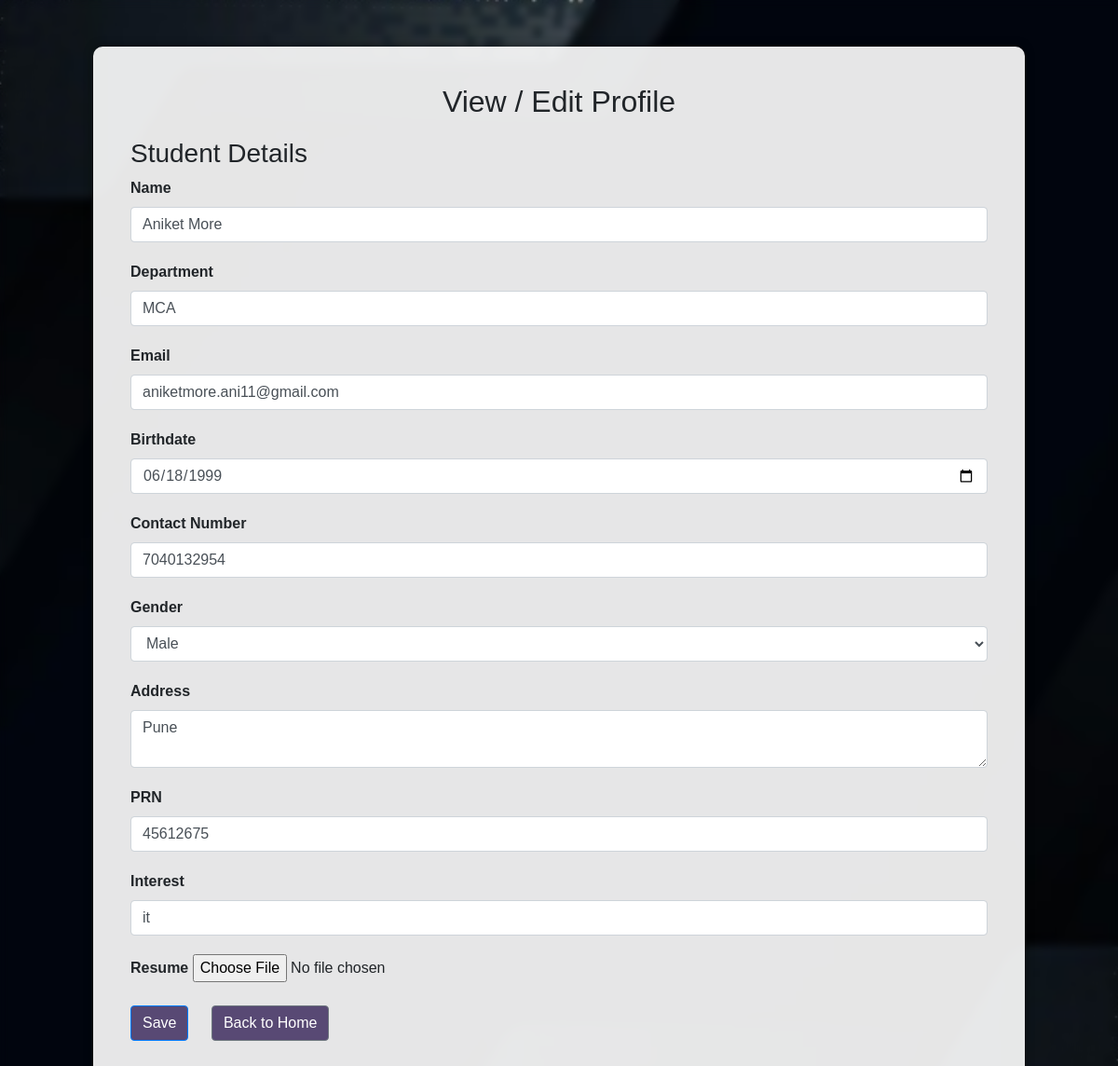
/student/profile (signed in), run on the app's committed database.
### tables this page shows
CREATE TABLE student_list (
    ID INTEGER PRIMARY KEY AUTOINCREMENT,
    username TEXT,
    Name TEXT,
    PRN TEXT,
    Email TEXT,
    password TEXT,
    Contact_Number TEXT,
    Department TEXT,
    Resume TEXT,
    Birthdate TEXT,
    Course TEXT,
    Address TEXT,
    CGPA REAL,
    Gender TEXT,
    Interest TEXT,
    applied_company TEXT, company_date TEXT, academic_year TEXT,
    FOREIGN KEY (applied_company) REFERENCES companies(company_name)
);

### app.py (the view, shortened to what this page needs)
@app.route('/student/profile', methods=['GET', 'POST'])
@login_required
def profile():
    conn = sqlite3.connect('Database/placement_system.db')
    cursor = conn.cursor()
    cursor.execute("SELECT * FROM student_list WHERE Username=?", (current_user.username,))
    user_profile = cursor.fetchone()
    conn.close()
    return render_template('edit_profile.html', user_profile=user_profile)

### app.py (called while the page is built)
@login_manager.user_loader
def load_user(user_id):
    conn = sqlite3.connect('Database/placement_system.db')
    cursor = conn.cursor()
    cursor.execute("SELECT Username FROM users WHERE id=?", (user_id,))
    username = cursor.fetchone()[0]
    conn.close()
    return User(user_id, username)

### templates/edit_profile.html (shortened to what this page needs)
<!DOCTYPE html>
<html lang="en">
<head>
    <link href="https://stackpath.bootstrapcdn.com/bootstrap/4.5.2/css/bootstrap.min.css" rel="stylesheet">
</head>
<body>
<div class="container">
    <div class="row">
        <div class="col-md-12">
            <h2 class="page-title">View / Edit Profile</h2>
            <div class="profile-section">
                <div class="profile-details">
                    <h3>Student Details</h3>
                    <form method="post" action="{{ url_for('profile') }}" onsubmit="return validateForm()">
                        <div class="form-group">
                            <label for="name">Name</label>
                            <input type="text" class="form-control" id="name" name="name" value="{{ user_profile[2] }}">
                        </div>
                        <div class="form-group">
                            <label for="department">Department</label>
                            <input type="text" class="form-control" id="department" name="department" value="{{ user_profile[7] }}">
                        </div>
                        <div class="form-group">
                            <label for="email">Email</label>
                            <input type="email" class="form-control" id="email" name="email" value="{{ user_profile[4] }}" required>
                        </div>
                        <div class="form-group">
                            <label for="birthdate">Birthdate</label>
                            <input type="date" class="form-control" id="birthdate" name="birthdate" value="{{ user_profile[9] }}">
                        </div>
                        <div class="form-group">
                            <label for="contact">Contact Number</label>
                            <input type="text" class="form-control" id="contact" name="contact" value="{{ user_profile[6] }}" required>
                        </div>
                        <div class="form-group">
                            <label for="gender">Gender</label>
                            <select class="form-control" id="gender" name="gender">
                                <option {{ 'selected' if user_profile[6] == 'Male' else '' }}>Male</option>
                            </select>
                        </div>
                        <div class="form-group">
                            <label for="address">Address</label>
                            <textarea class="form-control" id="address" name="address">{{ user_profile[11] }}</textarea>
                        </div>
                        <div class="form-group">
                            <label for="prn">PRN</label>
                            <input type="text" class="form-control" id="prn" name="prn" value="{{ user_profile[3] }}">
                        </div>
                        <div class="form-group">
                            <label for="interest">Interest</label>
                            <input type="text" class="form-control" id="interest" name="interest" value="{{ user_profile[14] }}">
                        </div>
                        <div class="form-group">
                            <label for="resume">Resume</label>
                            <input type="file" accept=".pdf" id="resume" name="resume">
                        </div>
                        <button type="submit" class="btn btn-primary btn-save">Save</button>
                        <a href="{{ url_for('student_dashboard') }}" class="btn btn-secondary">Back to Home</a>
                    </form>
                </div>
            </div>
        </div>
    </div>
</div>
</body>
</html>

### templates/edit_profile.html (style rules this page uses)
body { font-family: Arial, sans-serif; margin: 0; padding: 0; background-image: url('../static/photo.jpg'); background-size: cover; background-position: center; background-attachment: fixed; position: relative; }
body::before { content: ''; position: fixed; top: 0; left: 0; width: 100%; height: 100%; background-image: url('../static/photo.jpg'); background-size: cover; background-position: center; filter: blur(5px); z-index: -1; }
.container { width: 100%; max-width: 1000px; margin: 50px auto; background-color: rgba(255, 255, 255, 0.9); border-radius: 10px; box-shadow: 0px 0px 10px 0px rgba(0,0,0,0.5); padding: 40px; box-sizing: border-box; }
.page-title { text-align: center; margin-bottom: 20px; }
.profile-section { display: flex; align-items: flex-start; margin-bottom: 20px; }
.profile-details { flex: 1; }
.profile-details h3 { margin-top: 0; }
.profile-details .form-group { margin-bottom: 20px; }
.profile-details .form-group label { font-weight: bold; }
.btn-save { margin-right: 10px; background-color: #584974; }
.btn-secondary { margin-left: 10px; background-color: #584974; }

### data on the page
student_list: name "Aniket More", department "MCA", email "aniketmore.ani11@gmail.com", birthdate "06/18/1999", contact "7040132954", address "Pune", prn "45612675", interest "it"
